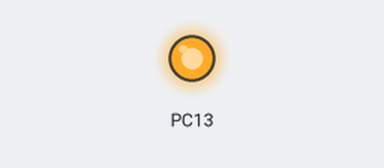
A program run on a simulated STM32 Blue Pill. Parts: output pins drawn as LEDs (lit = HIGH).

Above: at 0.6 s.
At 4.05 s:
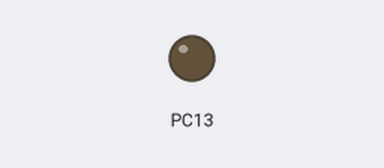
Timing chart, 0 to 4.8 s (numbered marks = the images above):
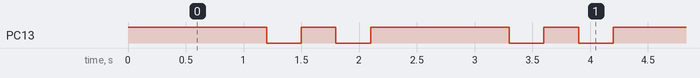

The program:

main.cpp
```cpp
/*
 circuitdigest.com
 Sample STM32 Blink Program for Blue Pill board
 */
#include <Arduino.h>
// the setup function runs once when you press reset or power the board
void setup() {
  // initialize digital pin PC13 as an output.
  pinMode(PC13, OUTPUT);
}
// the loop function runs over and over again forever
void loop() {
  digitalWrite(PC13, HIGH); // turn the LED on (HIGH is the voltage level)
  delay(1200);              // wait for a second
  digitalWrite(PC13, LOW);  // turn the LED off by making the voltage LOW
  delay(300);               // wait for a second
  digitalWrite(PC13, HIGH); // turn the LED off by making the voltage LOW
  delay(300);               // wait for a second
  digitalWrite(PC13, LOW);  // turn the LED off by making the voltage LOW
  delay(300);               // wait for a second
}
```

Measured:
- by itself, PC13: repeats every 2.1 s: LOW 0.30 s, HIGH 0.30 s, LOW 0.30 s, HIGH 1.2 s
- by itself, everything shown: repeats every 2.1 s, in 4 steps
